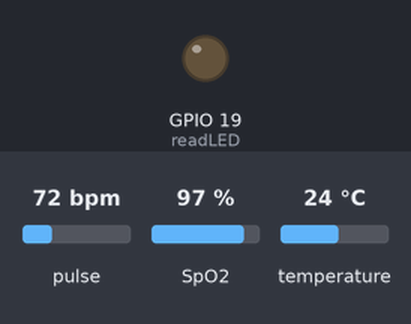
Simulated run of this sketch. Board: ESP32. Shown: output pins drawn as LEDs (lit = HIGH). The test bench sets the inputs (shaded band); at power-on: pulse 72 bpm, SpO2 97 %, temperature 24 °C. What the sketch prints to the serial monitor is not drawn.

Above: at 0.6 s.
Timing chart, 0 to 3.0 s (numbered marks = the images above):
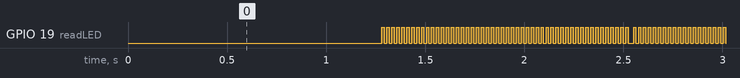

Measured:
- by itself, GPIO 19 (readLED): alternates HIGH for 0.01 s and LOW for 0.01 s

The sketch:

fireware.ino
```cpp
#include <Wire.h>
#include "MAX30105.h"
#include "spo2_algorithm.h"
#include "heartRate.h"
#include <OneWire.h>
#include <DallasTemperature.h>

// DS18B20 on GPIO 4
#define ONE_WIRE_BUS 4
OneWire oneWire(ONE_WIRE_BUS);
DallasTemperature tempSensor(&oneWire);

MAX30105 particleSensor;

#define MAX_BRIGHTNESS 255

uint32_t irBuffer[100];
uint32_t redBuffer[100];

int32_t bufferLength;
int32_t spo2;
int8_t validSPO2;
int32_t heartRate;
int8_t validHeartRate;

byte readLED = 19;

long lastBeat = 0;
float beatsPerMinute;
const byte RATE_SIZE = 4;
byte rates[RATE_SIZE];
byte rateSpot = 0;
int beatAvg = 0, sp02Avg = 0;

float bodyTemp = 0.0;
unsigned long lastTempRequest = 0;
const unsigned long tempInterval = 1000;
unsigned long lastSerialSend = 0;
const unsigned long serialInterval = 500;

void setup()
{
  Serial.begin(115200);
  pinMode(readLED, OUTPUT);

  Serial.println("Initializing sensors...");

  // Initialize MAX30102
  if (!particleSensor.begin(Wire, I2C_SPEED_FAST))
  {
    Serial.println("{\"error\":\"MAX30102 not found\"}");
    while (1);
  }
  Serial.println("MAX30102 initialized");

  // Sensor config (from your working Blynk code)
  byte ledBrightness = 50;
  byte sampleAverage = 1;
  byte ledMode = 2;
  byte sampleRate = 100;
  int pulseWidth = 69;
  int adcRange = 4096;

  particleSensor.setup(ledBrightness, sampleAverage, ledMode, sampleRate, pulseWidth, adcRange);

  // Initialize DS18B20
  tempSensor.begin();
  tempSensor.setWaitForConversion(false);
  tempSensor.requestTemperatures();
  lastTempRequest = millis();

  Serial.println("DS18B20 initialized");
  Serial.println("Place finger on sensor...");
}

void loop()
{
  bufferLength = 100;

  // Read first 100 samples
  for (byte i = 0; i < bufferLength; i++)
  {
    while (particleSensor.available() == false)
      particleSensor.check();

    redBuffer[i] = particleSensor.getRed();
    irBuffer[i] = particleSensor.getIR();
    particleSensor.nextSample();
  }

  // Calculate HR and SpO2 after first 100 samples
  maxim_heart_rate_and_oxygen_saturation(irBuffer, bufferLength, redBuffer, &spo2, &validSPO2, &heartRate, &validHeartRate);

  // Continuously taking samples
  while (1)
  {
    // Read temperature every 1 second (non-blocking)
    if (millis() - lastTempRequest >= tempInterval) {
      float rawTemp = tempSensor.getTempCByIndex(0);
      if (rawTemp > 0.0 && rawTemp < 80.0) {
        bodyTemp = rawTemp;
      }
      tempSensor.requestTemperatures();
      lastTempRequest = millis();
    }

    // Shift buffer: discard oldest 25, keep newest 75
    for (byte i = 25; i < 100; i++)
    {
      redBuffer[i - 25] = redBuffer[i];
      irBuffer[i - 25] = irBuffer[i];
    }

    // Collect 25 new samples
    for (byte i = 75; i < 100; i++)
    {
      while (particleSensor.available() == false)
        particleSensor.check();

      digitalWrite(readLED, !digitalRead(readLED));

      redBuffer[i] = particleSensor.getRed();
      irBuffer[i] = particleSensor.getIR();
      particleSensor.nextSample();

      long irValue = irBuffer[i];

      // Calculate BPM independent of Maxim Algorithm
      if (checkForBeat(irValue) == true)
      {
        long delta = millis() - lastBeat;
        lastBeat = millis();

        beatsPerMinute = 60 / (delta / 1000.0);

        // Filter out obviously bad readings (like severely missed beats)
        if (beatsPerMinute > 40 && beatsPerMinute < 200) {
          rates[rateSpot++] = (byte)beatsPerMinute;
          rateSpot %= RATE_SIZE;

          beatAvg = 0;
          int validRates = 0;
          for (byte x = 0; x < RATE_SIZE; x++) {
            if (rates[x] > 0) {
              beatAvg += rates[x];
              validRates++;
            }
          }
          if (validRates > 0) {
            beatAvg /= validRates;
          }
        }
      }

      // Reset if no beat for 5 seconds (shorter reset time)
      if (millis() - lastBeat > 5000)
      {
        beatsPerMinute = 0;
        beatAvg = 0;
        for (byte x = 0; x < RATE_SIZE; x++) rates[x] = 0;
      }

      // Stream JSON every 500ms so the dashboard stays responsive
      if (millis() - lastSerialSend >= serialInterval)
      {
        lastSerialSend = millis();
        Serial.printf("{\"hr\":%d,\"spo2\":%d,\"temp\":%.2f}\n", beatAvg, sp02Avg, bodyTemp);
      }
    }

    // Recalculate HR and SpO2 with new samples
    maxim_heart_rate_and_oxygen_saturation(irBuffer, bufferLength, redBuffer, &spo2, &validSPO2, &heartRate, &validHeartRate);

    // Smooth SpO2 average
    if (validSPO2 == 1 && spo2 < 100 && spo2 > 0)
    {
      sp02Avg = (sp02Avg + spo2) / 2;
    }
    else
    {
      spo2 = 0;
      sp02Avg = (sp02Avg + spo2) / 2;
    }

    // Output JSON with all three readings
    int displayHR = beatAvg;
    if (displayHR == 0 && validHeartRate == 1 && heartRate > 0) {
      displayHR = heartRate;
    }

    Serial.printf("{\"hr\":%d,\"spo2\":%d,\"temp\":%.2f}\n", displayHR, sp02Avg, bodyTemp);
  }
}
```
